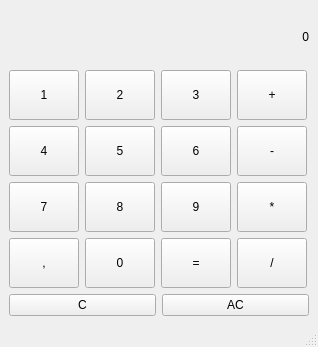
<?xml version="1.0" encoding="UTF-8"?>
<ui version="4.0">
 <class>MainWindow</class>
 <widget class="QMainWindow" name="MainWindow">
  <property name="geometry">
   <rect>
    <x>0</x>
    <y>0</y>
    <width>318</width>
    <height>347</height>
   </rect>
  </property>
  <property name="windowTitle">
   <string>MainWindow</string>
  </property>
  <widget class="QWidget" name="centralwidget">
   <layout class="QGridLayout" name="gridLayout">
    <item row="0" column="0">
     <layout class="QVBoxLayout" name="verticalLayout">
      <item>
       <layout class="QVBoxLayout" name="verticalLayout_3">
        <item>
         <widget class="QLabel" name="label">
          <property name="layoutDirection">
           <enum>Qt::LeftToRight</enum>
          </property>
          <property name="text">
           <string>0</string>
          </property>
          <property name="alignment">
           <set>Qt::AlignRight|Qt::AlignTrailing|Qt::AlignVCenter</set>
          </property>
         </widget>
        </item>
        <item>
         <layout class="QGridLayout" name="gridLayout_2">
          <item row="1" column="3">
           <widget class="QPushButton" name="button_sub">
            <property name="minimumSize">
             <size>
              <width>50</width>
              <height>50</height>
             </size>
            </property>
            <property name="maximumSize">
             <size>
              <width>70</width>
              <height>70</height>
             </size>
            </property>
            <property name="text">
             <string>-</string>
            </property>
            <property name="shortcut">
             <string>-</string>
            </property>
           </widget>
          </item>
          <item row="0" column="0">
           <widget class="QPushButton" name="button_1">
            <property name="minimumSize">
             <size>
              <width>50</width>
              <height>50</height>
             </size>
            </property>
            <property name="maximumSize">
             <size>
              <width>70</width>
              <height>70</height>
             </size>
            </property>
            <property name="text">
             <string>1</string>
            </property>
            <property name="shortcut">
             <string>1</string>
            </property>
           </widget>
          </item>
          <item row="0" column="3">
           <widget class="QPushButton" name="button_add">
            <property name="minimumSize">
             <size>
              <width>50</width>
              <height>50</height>
             </size>
            </property>
            <property name="maximumSize">
             <size>
              <width>70</width>
              <height>70</height>
             </size>
            </property>
            <property name="text">
             <string>+</string>
            </property>
            <property name="shortcut">
             <string>+</string>
            </property>
           </widget>
          </item>
          <item row="1" column="2">
           <widget class="QPushButton" name="button_6">
            <property name="minimumSize">
             <size>
              <width>50</width>
              <height>50</height>
             </size>
            </property>
            <property name="maximumSize">
             <size>
              <width>70</width>
              <height>70</height>
             </size>
            </property>
            <property name="text">
             <string>6</string>
            </property>
            <property name="shortcut">
             <string>6</string>
            </property>
           </widget>
          </item>
          <item row="2" column="3">
           <widget class="QPushButton" name="button_mul">
            <property name="minimumSize">
             <size>
              <width>50</width>
              <height>50</height>
             </size>
            </property>
            <property name="maximumSize">
             <size>
              <width>70</width>
              <height>70</height>
             </size>
            </property>
            <property name="text">
             <string>*</string>
            </property>
            <property name="shortcut">
             <string>*</string>
            </property>
           </widget>
          </item>
          <item row="2" column="1">
           <widget class="QPushButton" name="button_8">
            <property name="minimumSize">
             <size>
              <width>50</width>
              <height>50</height>
             </size>
            </property>
            <property name="maximumSize">
             <size>
              <width>70</width>
              <height>70</height>
             </size>
            </property>
            <property name="text">
             <string>8</string>
            </property>
            <property name="shortcut">
             <string>8</string>
            </property>
           </widget>
          </item>
          <item row="0" column="2">
           <widget class="QPushButton" name="button_3">
            <property name="minimumSize">
             <size>
              <width>50</width>
              <height>50</height>
             </size>
            </property>
            <property name="maximumSize">
             <size>
              <width>70</width>
              <height>70</height>
             </size>
            </property>
            <property name="text">
             <string>3</string>
            </property>
            <property name="shortcut">
             <string>3</string>
            </property>
           </widget>
          </item>
          <item row="2" column="2">
           <widget class="QPushButton" name="button_9">
            <property name="minimumSize">
             <size>
              <width>50</width>
              <height>50</height>
             </size>
            </property>
            <property name="maximumSize">
             <size>
              <width>70</width>
              <height>70</height>
             </size>
            </property>
            <property name="text">
             <string>9</string>
            </property>
            <property name="shortcut">
             <string>9</string>
            </property>
           </widget>
          </item>
          <item row="2" column="0">
           <widget class="QPushButton" name="button_7">
            <property name="minimumSize">
             <size>
              <width>50</width>
              <height>50</height>
             </size>
            </property>
            <property name="maximumSize">
             <size>
              <width>70</width>
              <height>70</height>
             </size>
            </property>
            <property name="text">
             <string>7</string>
            </property>
            <property name="shortcut">
             <string>7</string>
            </property>
           </widget>
          </item>
          <item row="0" column="1">
           <widget class="QPushButton" name="button_2">
            <property name="minimumSize">
             <size>
              <width>50</width>
              <height>50</height>
             </size>
            </property>
            <property name="maximumSize">
             <size>
              <width>70</width>
              <height>70</height>
             </size>
            </property>
            <property name="text">
             <string>2</string>
            </property>
            <property name="shortcut">
             <string>2</string>
            </property>
           </widget>
          </item>
          <item row="1" column="0">
           <widget class="QPushButton" name="button_4">
            <property name="minimumSize">
             <size>
              <width>50</width>
              <height>50</height>
             </size>
            </property>
            <property name="maximumSize">
             <size>
              <width>70</width>
              <height>70</height>
             </size>
            </property>
            <property name="text">
             <string>4</string>
            </property>
            <property name="shortcut">
             <string>4</string>
            </property>
           </widget>
          </item>
          <item row="1" column="1">
           <widget class="QPushButton" name="button_5">
            <property name="minimumSize">
             <size>
              <width>50</width>
              <height>50</height>
             </size>
            </property>
            <property name="maximumSize">
             <size>
              <width>70</width>
              <height>70</height>
             </size>
            </property>
            <property name="text">
             <string>5</string>
            </property>
            <property name="shortcut">
             <string>5</string>
            </property>
           </widget>
          </item>
          <item row="3" column="0">
           <widget class="QPushButton" name="button_decimal">
            <property name="minimumSize">
             <size>
              <width>50</width>
              <height>50</height>
             </size>
            </property>
            <property name="maximumSize">
             <size>
              <width>70</width>
              <height>70</height>
             </size>
            </property>
            <property name="text">
             <string>,</string>
            </property>
            <property name="shortcut">
             <string>,</string>
            </property>
           </widget>
          </item>
          <item row="3" column="1">
           <widget class="QPushButton" name="button_0">
            <property name="minimumSize">
             <size>
              <width>50</width>
              <height>50</height>
             </size>
            </property>
            <property name="maximumSize">
             <size>
              <width>70</width>
              <height>70</height>
             </size>
            </property>
            <property name="text">
             <string>0</string>
            </property>
            <property name="shortcut">
             <string>0</string>
            </property>
           </widget>
          </item>
          <item row="3" column="2">
           <widget class="QPushButton" name="button_equals">
            <property name="minimumSize">
             <size>
              <width>50</width>
              <height>50</height>
             </size>
            </property>
            <property name="maximumSize">
             <size>
              <width>70</width>
              <height>70</height>
             </size>
            </property>
            <property name="text">
             <string>=</string>
            </property>
            <property name="shortcut">
             <string>Return</string>
            </property>
           </widget>
          </item>
          <item row="3" column="3">
           <widget class="QPushButton" name="button_div">
            <property name="minimumSize">
             <size>
              <width>50</width>
              <height>50</height>
             </size>
            </property>
            <property name="maximumSize">
             <size>
              <width>70</width>
              <height>70</height>
             </size>
            </property>
            <property name="text">
             <string>/</string>
            </property>
            <property name="shortcut">
             <string>/</string>
            </property>
           </widget>
          </item>
         </layout>
        </item>
       </layout>
      </item>
      <item>
       <layout class="QHBoxLayout" name="horizontalLayout">
        <item>
         <widget class="QPushButton" name="button_clear">
          <property name="text">
           <string>C</string>
          </property>
          <property name="shortcut">
           <string>Backspace</string>
          </property>
         </widget>
        </item>
        <item>
         <widget class="QPushButton" name="button_all_clear">
          <property name="text">
           <string>AC</string>
          </property>
          <property name="shortcut">
           <string>Alt+Backspace</string>
          </property>
         </widget>
        </item>
       </layout>
      </item>
     </layout>
    </item>
   </layout>
  </widget>
  <widget class="QMenuBar" name="menubar">
   <property name="geometry">
    <rect>
     <x>0</x>
     <y>0</y>
     <width>318</width>
     <height>22</height>
    </rect>
   </property>
  </widget>
  <widget class="QStatusBar" name="statusbar"/>
 </widget>
 <resources/>
 <connections/>
</ui>
